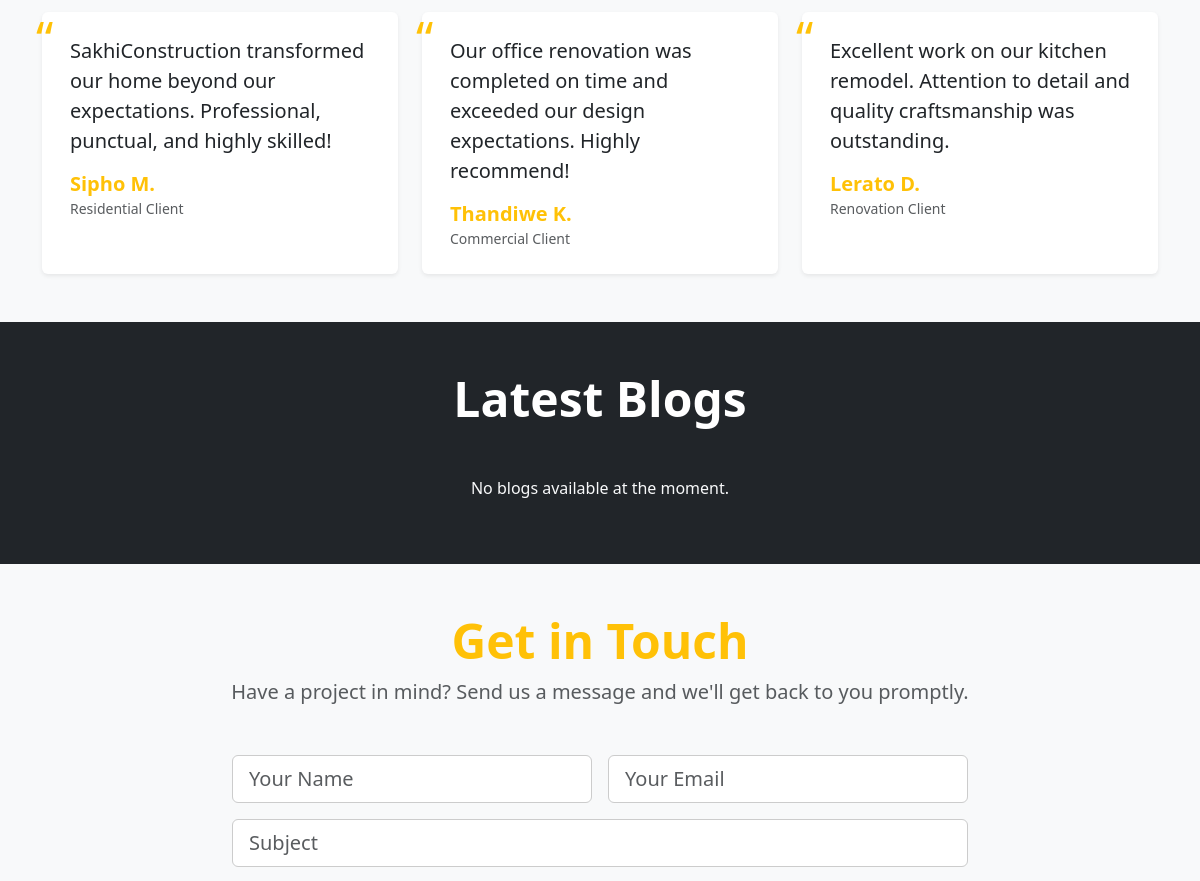
Before: / (middle part) with the older database file.
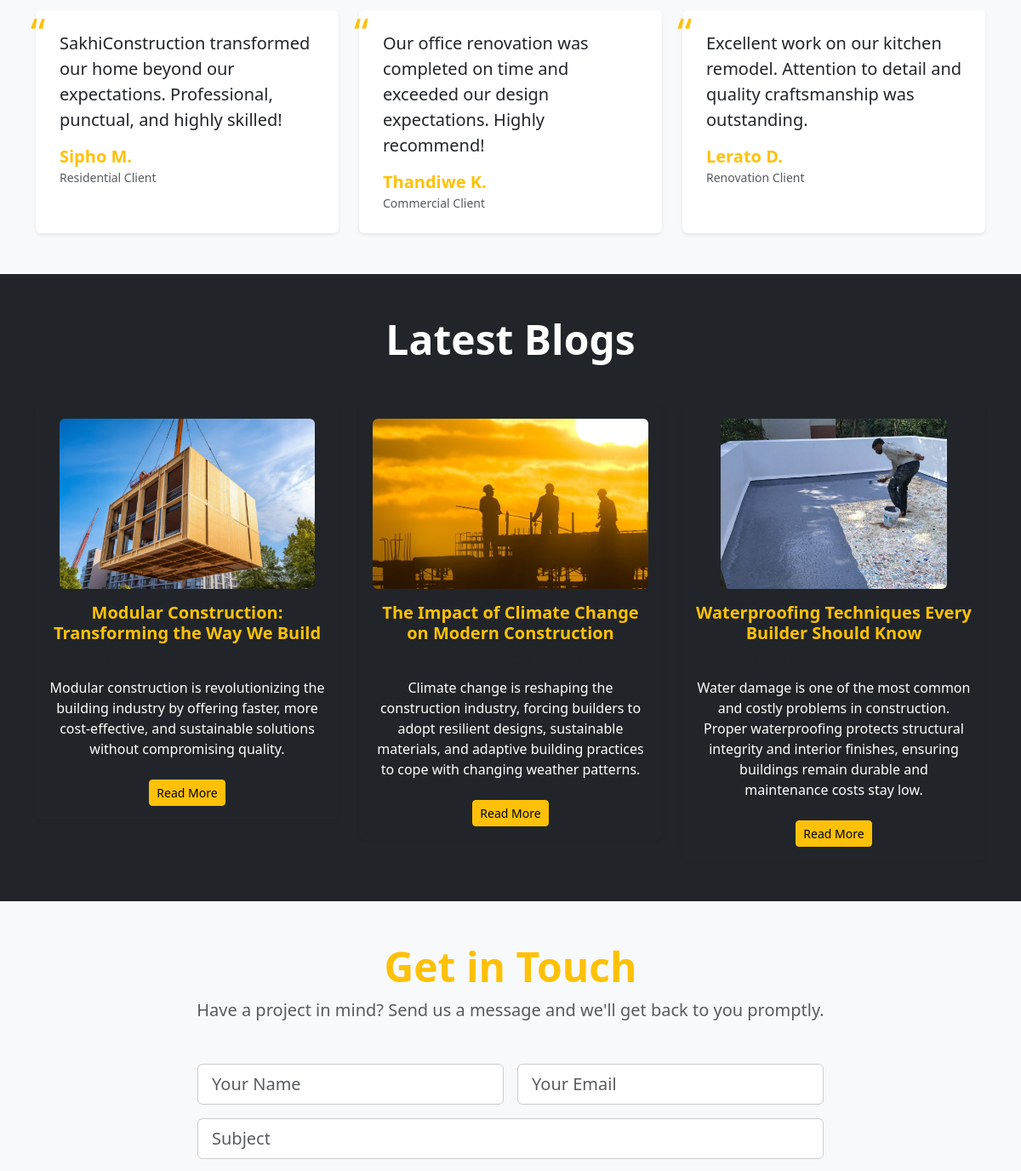
After: the same page with the newer database file.
### blog/models.py (models this page shows, shortened)
class Post(models.Model):
    image = models.ImageField(upload_to='posts/', default='construction.jpg')
    title = models.CharField(max_length=200)
    slug = models.SlugField(max_length=200, unique=False ,  blank=True)
    description = models.TextField(default='No description available.')
    content = RichTextField()
    author = models.ForeignKey(User, on_delete=models.CASCADE)
    created_at = models.DateTimeField(auto_now_add=True)

### main/views.py (the view, shortened to what this page needs)
# urls.py: path('' , HomeView.as_view() , name='home'),
class HomeView(View):
    template_name = "index.html"
    def get(self, request, *args, **kwargs):
        posts = Post.objects.all().order_by('-created_at')[:3]
        return render(request, self.template_name, {"posts": posts})

### templates/index.html (shortened to what this page needs)
{% load static %}
<!DOCTYPE html>
<html lang="en">
<head>
  <link href="https://cdn.jsdelivr.net/npm/bootstrap@5.3.3/dist/css/bootstrap.min.css" rel="stylesheet">
  <link rel="stylesheet" href="https://cdnjs.cloudflare.com/ajax/libs/font-awesome/4.7.0/css/font-awesome.min.css">
  <link rel="stylesheet" href="{% static 'styles/nav.css' %}">
  <link rel="stylesheet" href="{% static 'styles/main.css' %}">
</head>
<body>
  <main>
    <section id="testimonials" class="py-5" style="background: #f8f9fa;">
      <div class="container text-center">
        <div class="row g-4 justify-content-center">
          <div class="col-md-4">
            <div class="testimonial-card p-4 rounded shadow-sm h-100 text-start position-relative" style="transition: transform 0.3s, border 0.3s; border-left: 4px solid transparent; background: #fff;">
              <span class="position-absolute" style="font-size: 3rem; top: -10px; left: -10px; color: #ffc107;">“</span>
              <p class="lead mb-3">SakhiConstruction transformed our home beyond our expectations. Professional, punctual, and highly skilled!</p>
              <h5 class="fw-bold text-warning mb-0">Sipho M.</h5>
              <small class="text-muted">Residential Client</small>
            </div>
          </div>
          <div class="col-md-4">
            <div class="testimonial-card p-4 rounded shadow-sm h-100 text-start position-relative" style="transition: transform 0.3s, border 0.3s; border-left: 4px solid transparent; background: #fff;">
              <span class="position-absolute" style="font-size: 3rem; top: -10px; left: -10px; color: #ffc107;">“</span>
              <p class="lead mb-3">Our office renovation was completed on time and exceeded our design expectations. Highly recommend!</p>
              <h5 class="fw-bold text-warning mb-0">Thandiwe K.</h5>
              <small class="text-muted">Commercial Client</small>
            </div>
          </div>
          <div class="col-md-4">
            <div class="testimonial-card p-4 rounded shadow-sm h-100 text-start position-relative" style="transition: transform 0.3s, border 0.3s; border-left: 4px solid transparent; background: #fff;">
              <span class="position-absolute" style="font-size: 3rem; top: -10px; left: -10px; color: #ffc107;">“</span>
              <p class="lead mb-3">Excellent work on our kitchen remodel. Attention to detail and quality craftsmanship was outstanding.</p>
              <h5 class="fw-bold text-warning mb-0">Lerato D.</h5>
              <small class="text-muted">Renovation Client</small>
            </div>
          </div>
        </div>
      </div>
    </section>
<section id="blog" class="py-5 bg-dark text-white">
  <div class="container text-center">
    <h2 class="display-5 fw-bold mb-5">Latest Blogs</h2>
    <div class="row g-4">
      {% for post in posts %}
      <div class="col-md-4">
        <div class="blog-card p-3 rounded shadow-sm">
          {% if post.image %}
          <img src="{{ post.image.url}}"
               alt="{{ post.title }}"
               class="img-fluid rounded mb-3"
               style="height:200px; object-fit:cover;">
          {% endif %}
          <h5 class="fw-bold text-warning mb-2">{{ post.title }}</h5>
          <p class="text-muted mb-2">By {{ post.author }} · {{ post.created_at|date:"M d, Y" }}</p>
          <p>{{ post.description }}</p>
          <a href="{% url 'blog_post' post.slug %}" class="btn btn-warning btn-sm mt-2">Read More</a>
        </div>
      </div>
      {% empty %}
      <p class="text-light">No blogs available at the moment.</p>
      {% endfor %}
    </div>
  </div>
</section>
    <section id="contact" class="py-5 bg-light">
      <div class="container">
        <div class="text-center mb-5">
          <h2 class="display-5 fw-bold">Get in Touch</h2>
          <p class="lead text-muted">Have a project in mind? Send us a message and we'll get back to you promptly.</p>
        </div>
        <div class="row justify-content-center">
          <div class="col-lg-8">
            <form id="contactForm" action="{% url 'home'%}" method="post">
              <div class="row g-3">
                <div class="col-md-6">
                  <input type="text" name = "name" class="form-control form-control-lg" placeholder="Your Name" required>
                </div>
                <div class="col-md-6">
                  <input type="email" name = "email" class="form-control form-control-lg" placeholder="Your Email" required>
                </div>
                <div class="col-12">
                  <input type="text" name = "subject" class="form-control form-control-lg" placeholder="Subject" required>
                </div>
              </div>
            </form>
          </div>
        </div>
      </div>
    </section>
  </main>
</body>
</html>

### static/styles/main.css (style rules this page uses)
#contact { background-color: #f6f6f6; color: #0B0B0B; }
#contact h2 { color: #ffc107; }
#contact p { color: #2E2E2E; }
#contact .form-control { border-radius: 6px; border: 1px solid #ccc; transition: border-color 0.3s ease, box-shadow 0.3s ease; }

Changed rows visible on the page:
added Post: image (picture), title "Modular Construction: Transforming the Way We Build", description "Modular construction is revolutionizing the building industry by offering faster, more cost-effective, and sustainable solutions without compromising quality."
added Post: image (picture), title "The Impact of Climate Change on Modern Construction", description "Climate change is reshaping the construction industry, forcing builders to adopt resilient designs, sustainable materials, and adaptive building practices to cope with changing weather patterns."
added Post: image (picture), title "Waterproofing Techniques Every Builder Should Know", description "Water damage is one of the most common and costly problems in construction. Proper waterproofing protects structural integrity and interior finishes, ensuring buildings remain durable and maintenance costs stay low."
Other visible differences:
text no longer shown: "No blogs available at the moment."
